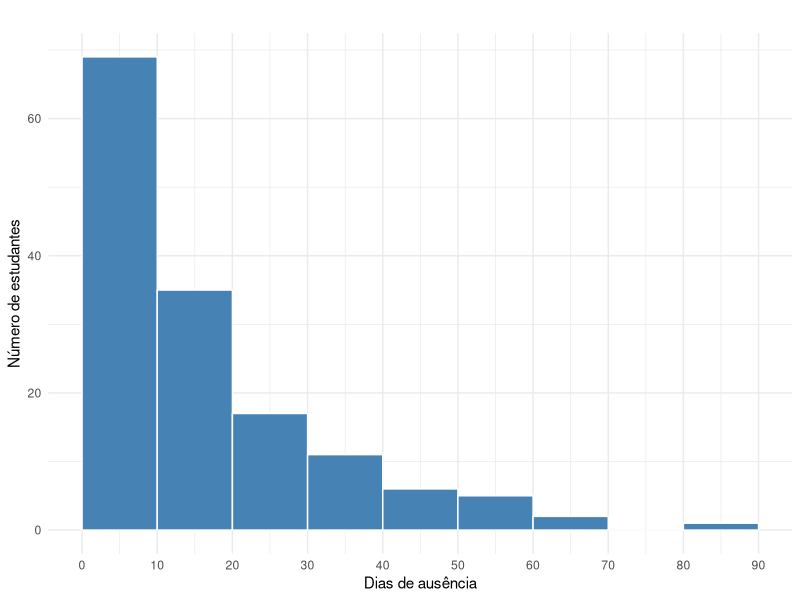

This figure's R source:
## ---- chunk 1
#| echo: false
#| warning: false
#| label: tbl-estatisticas-kable
#| tbl-cap: "Resumo das faltas escolares."

library(dplyr)
library(knitr)
library(MASS)

quine %>%
  summarise(
    `Variável` = "Dias de Ausência",
    `N` = n(),
    `Mínimo` = min(Days),
    `Média` = round(mean(Days), 2),
    `Mediana` = median(Days),
    `Máximo` = max(Days),
    `Desvio Padrão` = round(sd(Days), 2)
  ) %>%
  kable(align = "lcccccc")
## ---- chunk 2
#| echo: false
#| eval: true
#| label: fig-estatisticas
#| fig-cap: "Distribuição das faltas escolares."

library(MASS)
library(ggplot2)

data("quine", package = "MASS")

dados <- quine

# 1. Extrai os breaks calculados pelo hist()
quebras_hist <- hist(dados$Days, plot = FALSE)$breaks

# 2. Utiliza os breaks no ggplot2
ggplot(dados, aes(x = Days)) +
  geom_histogram(
    breaks = quebras_hist,
    fill = "steelblue",
    color = "white"
  ) +
  scale_x_continuous(breaks = quebras_hist) + # Ajusta as marcas do eixo X para baterem com as barras
  labs(
    title = "",
    x = "Dias de ausência",
    y = "Número de estudantes"
  ) +
  theme_minimal()
